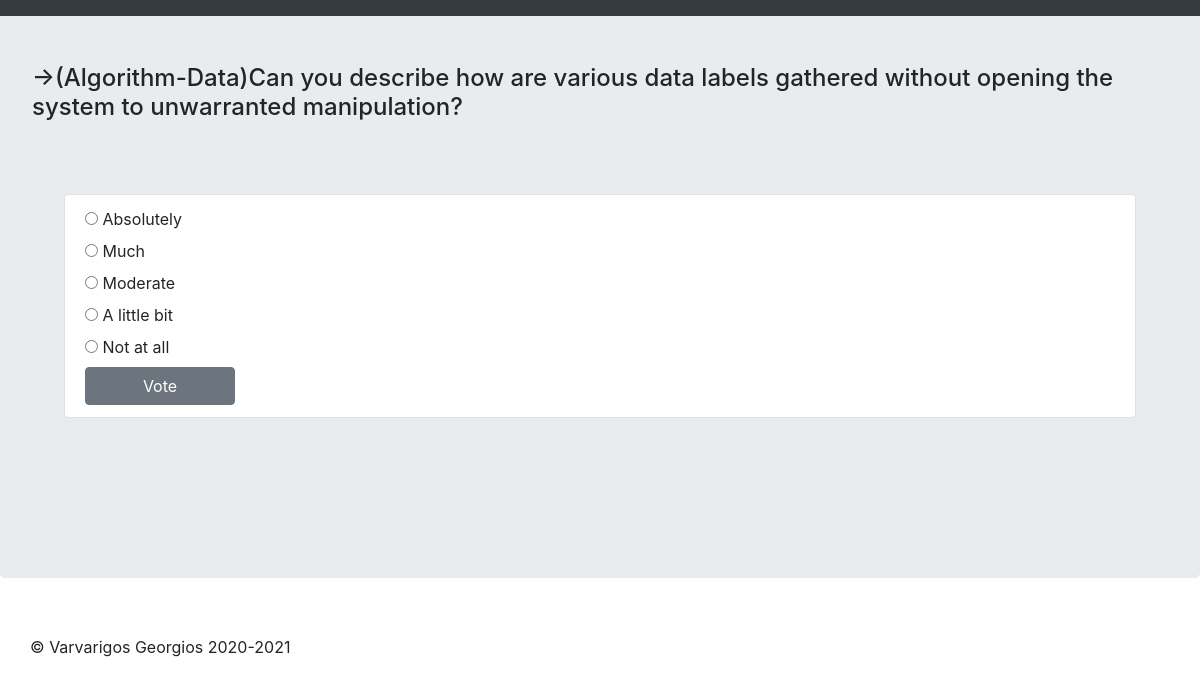
/polls/801/, run on an earlier commit of the app's database.
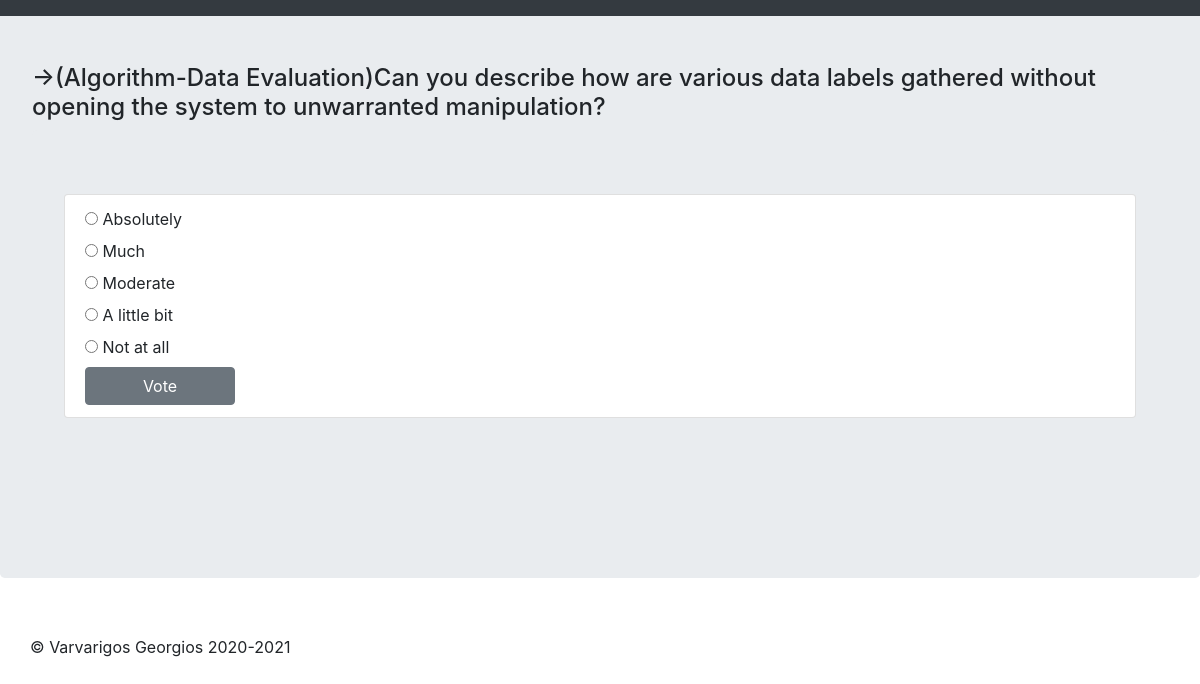
And on a later commit of the database.
### polls/models.py (models this page shows, shortened)
class Question(models.Model):
    question_text = models.CharField(max_length=1000)
    pub_date = models.DateTimeField('date published')
    def was_published_recently(self):
        now = timezone.now()
        return now - datetime.timedelta(days=1) <= self.pub_date <= now
    was_published_recently.admin_order_field = 'pub_date'
    was_published_recently.boolean = True
    was_published_recently.short_description = 'Published recently?'

class Choice(models.Model):
    question = models.ForeignKey(Question, on_delete=models.CASCADE)
    choice_text = models.CharField(max_length=200, )
    votes = models.IntegerField(default=0)
    answer_text = models.CharField(max_length=200, blank=True)
    class Meta:
        db_table = 'polls_choice'

### polls/views.py (the view)
# urls.py: path('<int:pk>/', views.DetailView.as_view(), name='detail'),
class DetailView(generic.DetailView):
    model = Question
    template_name = 'polls/detail2.html'
    def get_queryset(self):
        return Question.objects.filter(pub_date__lte=timezone.now())

### polls/templates/polls/detail2.html (shortened to what this page needs)
<!DOCTYPE html>
<!DOCTYPE html>
<html lang="en">
<head>
    {% load static %}
    <link rel="stylesheet" href="https://stackpath.bootstrapcdn.com/bootstrap/4.5.2/css/bootstrap.min.css">
    <link rel="stylesheet" href="https://maxcdn.bootstrapcdn.com/font-awesome/4.7.0/css/font-awesome.min.css">
</head>
<body>
<nav class="navbar navbar-expand-md navbar-dark fixed-top bg-dark"></nav>
<main role="main">
    <div class="jumbotron">
        <h4 class="panel-title">&rarr;{{ question.question_text }}</h4>
        <div class="jumbotron ">
            <ul class="list-group">
                <li class="list-group-item">
                    <form action="{% url 'polls:vote' question.id %}" method="post">
                        <strong> {% for choice in question.choice_set.all %}</strong>
                        <input type="radio" name="choice" id="choice{{ forloop.counter }}"
                               value="{{ choice.id }}">
                        <label for="choice{{ forloop.counter }}">{{ choice.choice_text }}</label><br>
                        {% endfor %}
                        <input type="submit" style="width: 150px !important;" class="btn btn-secondary" value="Vote">
                    </form>
                </li>
            </ul>
        </div>
    </div>
</main>
<footer class="container" style="padding: 25px 0px 5px!important" >
    <p>© Varvarigos Georgios 2020-2021</p>
</footer>
</body>
</html>

What changed in the data, as far as the page shows it:
changed Question: question_text "(Algorithm-Data)Can you describe how are various data labels gathered without opening the system to unwarranted manipulation?" → "(Algorithm-Data Evaluation)Can you describe how are various data labels gathered without opening the system to unwarranted manipulation?"
